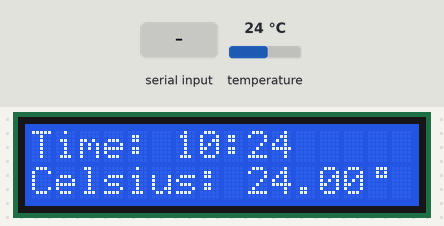
Recording of a sketch running on a simulated Arduino Uno, built with avr-gcc and run on an emulated ATmega328P. On the bench: 16×2 character LCD. The test bench sets the inputs (shaded band); at power-on: temperature 24 °C. The local clock reads 2024-03-15 10:24:30 at power-on unless the sketch sets it; what the sketch prints to the serial monitor is not drawn.

Above: at 1.2 s.
1.3 s: temperature set to 12 °C
At 8.2 s:
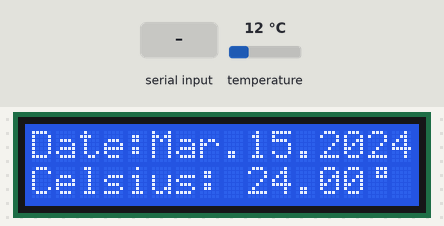
At 10.8 s:
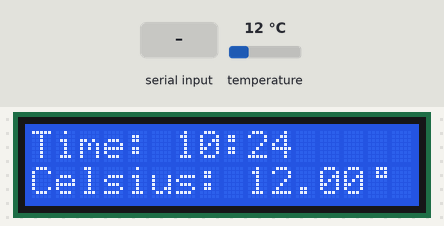
11.6 s: temperature set to 19 °C
At 21.1 s:
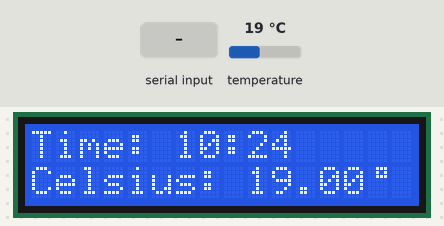
21.7 s: "on#" received over the second serial link
32.8 s: temperature set to 28 °C
At 42.4 s:
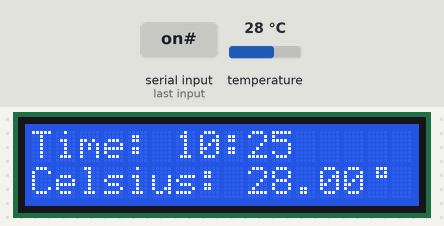
42.9 s: "off#" received over the second serial link
53.9 s: "#" received over the second serial link
Timing chart, 0 to 56.9 s (numbered marks = the images above; inputs shaded):
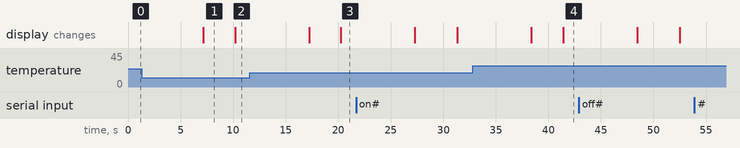

Measured:
- after the input at 1.3 s, the display: first differs from a run without the input after 8.9 s (image 2)
- after the input at 11.6 s, the display: first differs from a run without the input after 8.7 s (image 3)
- after the input at 32.8 s, the display: first differs from a run without the input after 8.6 s (image 4)
- what the display in image 1 shows lasts 3.1 s, from 7.1 s to 10.2 s

The sketch:

LcdClockWithBluetooth.ino
```cpp
/*
*latest modification 2020.04.18.
*Sipiczki Barna
*
*/


#include "bday_config.h"
#include <Wire.h>
#include <LiquidCrystal_I2C.h>
#include <DS3232RTC.h>
#include<SoftwareSerial.h>
#define DS3231_I2C_ADDRESS 104

//backlight
const int backLightOFFHour = 22;
const int backLightONHour = 6;

//bluetooth
const int bttx = 9;  //tx of bluetooth module is connected to pin 9 of arduino
const int btrx = 10;  //rx of bluetooth module is connected to pin 10 of arduino
SoftwareSerial bluetooth(bttx, btrx);
String Data = ""; //initialise a string to hold my message

byte tMSB, tLSB;
float temp3231;

boolean birbiBdayFlag;

boolean isBacklightOn;

float celsius;
char buf1[40];
char buf2[40];

//global time variable
time_t t;

//RTC instance
DS3232RTC myRTC(false);

//LCD
LiquidCrystal_I2C lcd(0x27, 16, 2);

void setup() {
  Wire.begin();
  bluetooth.begin(9600);
  Serial.begin(9600);
  myRTC.begin();
  lcd.begin();
  lcd.createChar(0, heart);
  lcd.createChar(1, celsDegrees);

  isBacklightOn = true;

  t = myRTC.get();

  birbiBdayFlag = isBirbiBdayYet();

  //setRTC(); //setting the time, use only for that
}

void loop() {


  Serial.println("isBacklightOn: ");
  Serial.println(isBacklightOn);

  t = myRTC.get();
  setLCDDisplay();
  setBacklightBoolOnAndOff();
  turnOnAndOffBackLigth();
  setBackLigthBoolWithBluetooth();

  birbiBdayFlag = isBirbiBdayYet();

}


void setRTC() {
  tmElements_t tm;
  tm.Hour = 9;             //set the tm structure to 23h31m30s on 13Feb2009
  tm.Minute = 39;
  tm.Second = 10;
  tm.Day = 30;
  tm.Month = 3;
  tm.Year = 2020 - 1970;    //tmElements_t.Year is the offset from 1970
  RTC.write(tm);            //set the RTC from the tm structure
}


void setLCDDisplay() {
  getData();
  lcd.clear();
  lcd.setCursor(0, 0);
  lcd.print("Time: ");
  lcd.print(buf1);
  lcd.setCursor(0, 1);
  lcd.print("Celsius: ");
  lcd.print(celsius); //get3231Temp() backup solution
  lcd.write(byte(1));

  delay(7000);

  if (birbiBdayFlag) {
    lcd.setCursor(0, 0);
    lcd.print("Happy");
    lcd.write(byte(0));
    lcd.print("Bday");
    lcd.write(byte(0));
    lcd.print("Birbi!");
    lcd.setCursor(0, 1);
    lcd.print("Celsius: ");
    lcd.print(celsius);
    lcd.write(byte(1));
  } else {
    lcd.setCursor(0, 0);
    lcd.print("Date:");
    lcd.print(buf2);
    lcd.setCursor(0, 1);
    lcd.print("Celsius: ");
    lcd.print(celsius);
    lcd.write(byte(1));
  }

  delay(3000);

}

void getData() {
  //for debuging
  char buf[40];
  sprintf(buf, "%.2d:%.2d:%.2d %.2d%s%d ",
          hour(t), minute(t), second(t), day(t), monthShortStr(month(t)), year(t));
  Serial.println(buf);
  Serial.println(" ");

  //the values
  celsius = myRTC.temperature() / 4.0;

  sprintf(buf1, "%.2d:%.2d",
          hour(t), minute(t));

  sprintf(buf2, "%s.%.2d.%d ",
          monthShortStr(month(t)), day(t), year(t));


}

//checks if today is Birbi's Bday
boolean isBirbiBdayYet() {
  String monthStr;
  String dayStr;
  int dayInt;

  int isBirbiBdayDay = 26; //26
  String isBirbiBdayMonth = "Mar";

  char bufMonth[10];
  char bufDay[10];

  sprintf(bufMonth, "%s",
          monthShortStr(month(t)));

  sprintf(bufDay, "%.2d",
          day(t));

  monthStr = String(bufMonth);
  dayStr = String(bufDay);
  dayInt = dayStr.toInt();

  if (isBirbiBdayDay == dayInt && isBirbiBdayMonth.equals(monthStr))
    return true;
  else
    return false;
}


void setBacklightBoolOnAndOff() {

  String strMinutes;
  String strHour;
  char bufHour[10];
  char bufMinutes[10];

  sprintf(bufHour, "%.2d",hour(t));
  sprintf(bufMinutes, "%.2d",minute(t));

  strHour = String(bufHour);
  strMinutes = String(bufMinutes);

  int intHour = strHour.toInt();
  int intMinutes = strMinutes.toInt();

  if (intHour == backLightONHour && intMinutes == 30)
    isBacklightOn = true;
  else if (intHour == backLightOFFHour && intMinutes == 1)
    isBacklightOn = false;

  }


void turnOnAndOffBackLigth() {
  isBacklightOn?lcd.backlight():lcd.noBacklight();
}


//backup temp method
float get3231Temp() {

  //temp registers (11h-12h) get updated automatically every 64s
  Wire.beginTransmission(DS3231_I2C_ADDRESS);
  Wire.write(0x11);
  Wire.endTransmission();
  Wire.requestFrom(DS3231_I2C_ADDRESS, 2);

  if (Wire.available()) {
    tMSB = Wire.read(); //2's complement int portion
    tLSB = Wire.read(); //fraction portion

    temp3231 = (tMSB & B01111111); //do 2's math on Tmsb
    temp3231 += ( (tLSB >> 6) * 0.25 ); //only care about bits 7 & 8
  }
  else {
    //oh noes, no data!
  }

  return temp3231;
}

void setBackLigthBoolWithBluetooth() {
  if (bluetooth.available() > 0) {
    while (bluetooth.available()) {
      char character = bluetooth.read(); // Receive a single character from the software serial port
      Data.concat(character); // Add the received character to the receive buffer
      if (character == '#') { //If end of message character recieved, move on.

        Serial.print(Data); //Output the message

        if (Data.equals("on#")) {
          isBacklightOn = true;
        }

        if (Data.equals("off#")) {
          isBacklightOn = false;
        }
        Data = ""; //clear the buffer/message
        Serial.println();
        delay(1000);
      }
    }
  } else {
    Serial.println("no signal");

  }

}
```

bday_config.h
```cpp
byte heart[] = {
  B00000,
  B01010,
  B11111,
  B11111,
  B01110,
  B00100,
  B00000,
  B00000
};

byte celsDegrees[] = {
  B00111,
  B00101,
  B00111,
  B00000,
  B00000,
  B00000,
  B00000,
  B00000
};
```
